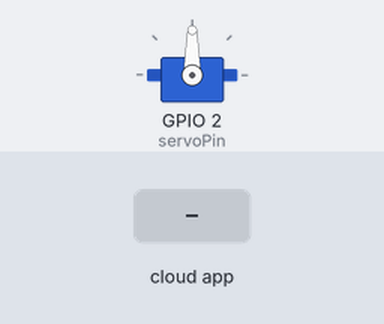
The sketch below on a simulated ESP8266 (NodeMCU). Parts: servo. The test bench sets the inputs (shaded band). WiFi joins after 1.5 s; servers stay silent unless stated; what the sketch prints to the serial monitor is not drawn.

Above: at 2.7 s.
2.8 s: the phone or cloud app sets Door_Lock to 0
At 3.9 s:
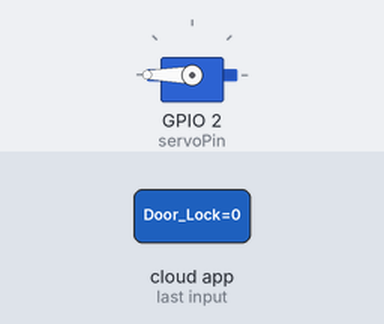
4.3 s: the phone or cloud app sets Door_Lock to 1
At 5.0 s:
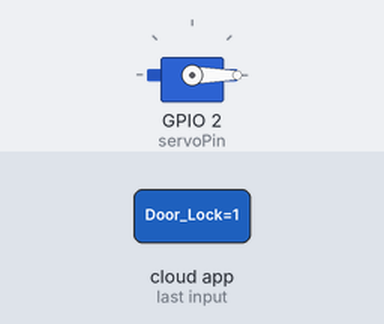
Timing chart, 0 to 7.3 s (numbered marks = the images above; inputs shaded):
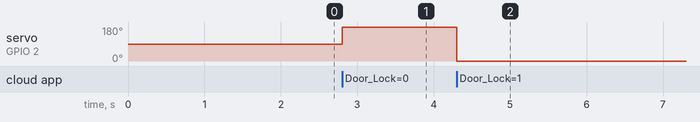

The sketch:

Smart_Deadbolt.ino
```cpp
#include <Arduino.h>
#include <ESP8266WiFi.h>
#include <ESPAsyncTCP.h>
#include "fauxmoESP.h"
#include <Servo.h>

#define WIFI_SSID "(ENTER-NETWORK-NAME)"
#define WIFI_PASS "(ENTER-PASSWORD)"
#define SERIAL_BAUDRATE 115200

fauxmoESP fauxmo;

// -----------------------------------------------------------------------------
// Servo
// -----------------------------------------------------------------------------

// Create a new servo object:
Servo myservo;

// Define the servo pin:
const int servoPin = 2;
const int buttonPin1 = 12;
const int buttonPin2 = 13;
int serv_pos = 0;

// Create a variable to store the servo position:
int angle = 0;

// -----------------------------------------------------------------------------
// Wifi
// -----------------------------------------------------------------------------

void wifiSetup() {

    // Set WIFI module to STA mode
    WiFi.mode(WIFI_STA);

    // Connect
    Serial.printf("[WIFI] Connecting to %s ", WIFI_SSID);
    WiFi.begin(WIFI_SSID, WIFI_PASS);

    // Wait
    Serial.print("connecting");
    while (WiFi.status() != WL_CONNECTED) {
        Serial.print(".");
        delay(100);
    }
    Serial.println();

    // Connected!
    Serial.printf("[WIFI] STATION Mode, SSID: %s, IP address: %s\n", WiFi.SSID().c_str(), WiFi.localIP().toString().c_str());
}

void setup() {

  // Init serial port and clean garbage
  Serial.begin(SERIAL_BAUDRATE);
  Serial.println("FauxMo demo sketch");
  Serial.println("After connection, ask Alexa/Echo to 'turn <devicename> on' or 'off'");

  // Wifi
  wifiSetup();

  // Fauxmo
  fauxmo.addDevice("Door_Lock");
  // Gen3 Devices or above
  fauxmo.setPort(80);

  // Allow the FauxMo to be discovered
  fauxmo.enable(true);

  // Attach the Servo variable to a pin:
  myservo.attach(servoPin);

  fauxmo.onSetState([](unsigned char device_id, const char * device_name, bool state, unsigned char value) {
    Serial.print("Device: ");Serial.print(device_name);
    Serial.print(" state");

    if(state) {
      Serial.println("ON!");
      myservo.write(0);
    }
    else {
      Serial.println("off");
      myservo.write(180);
    }
  });

}

void loop() {
  fauxmo.handle();
}
```

Measured:
- after the input at 2.8 s, servo on GPIO 2 (servoPin): 90° → 180° at once
- after the input at 4.3 s, servo on GPIO 2 (servoPin): 180° → 0° at once
